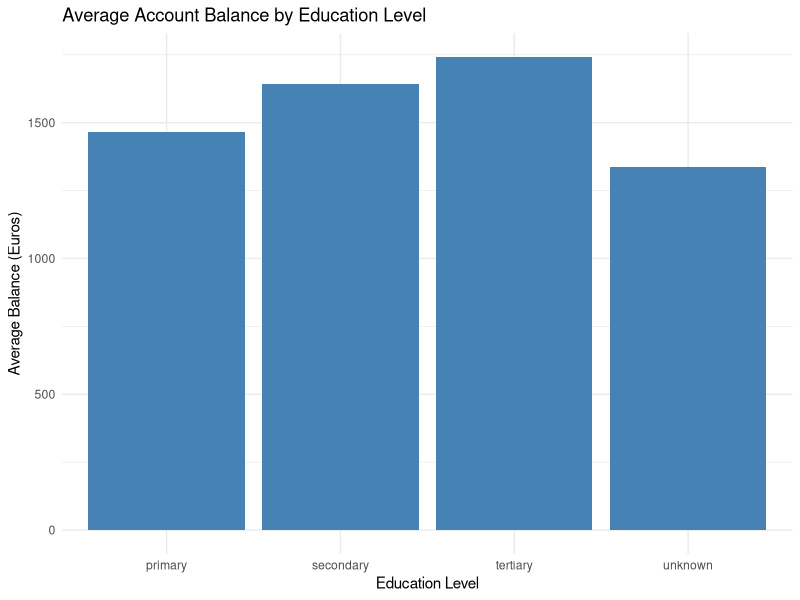
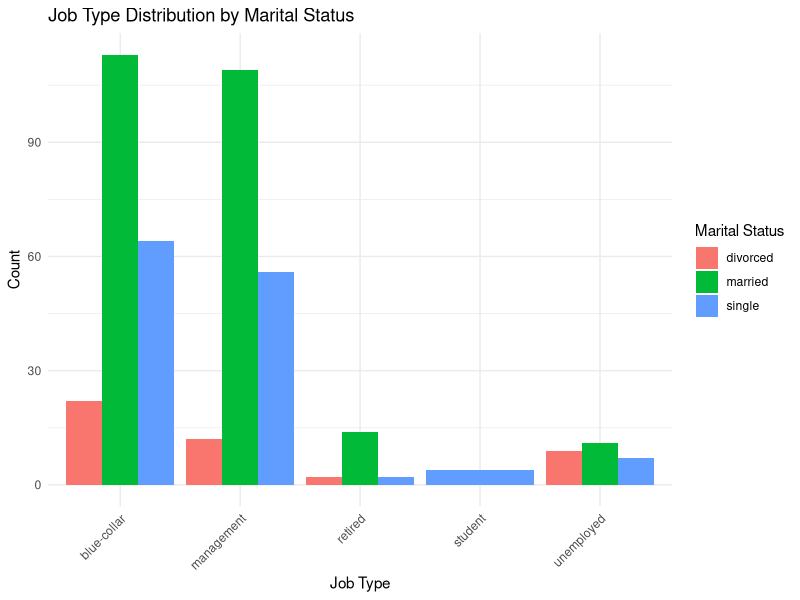
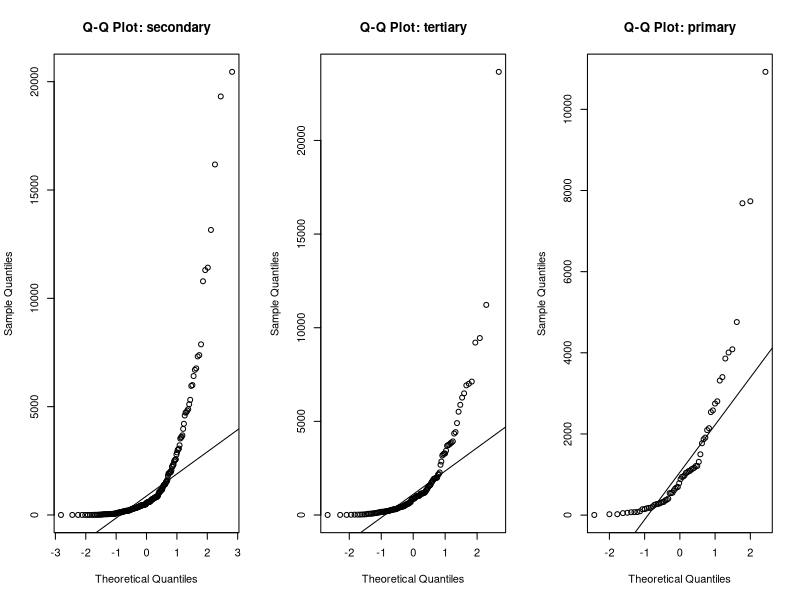
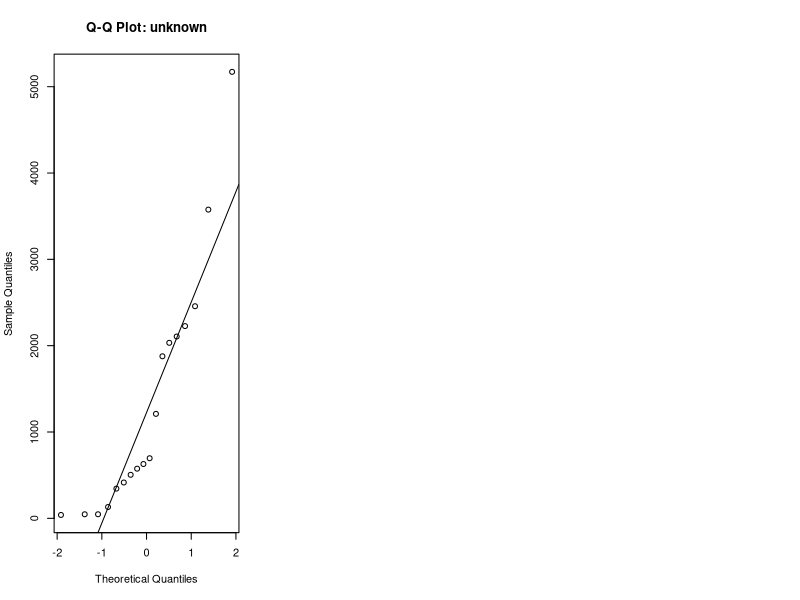
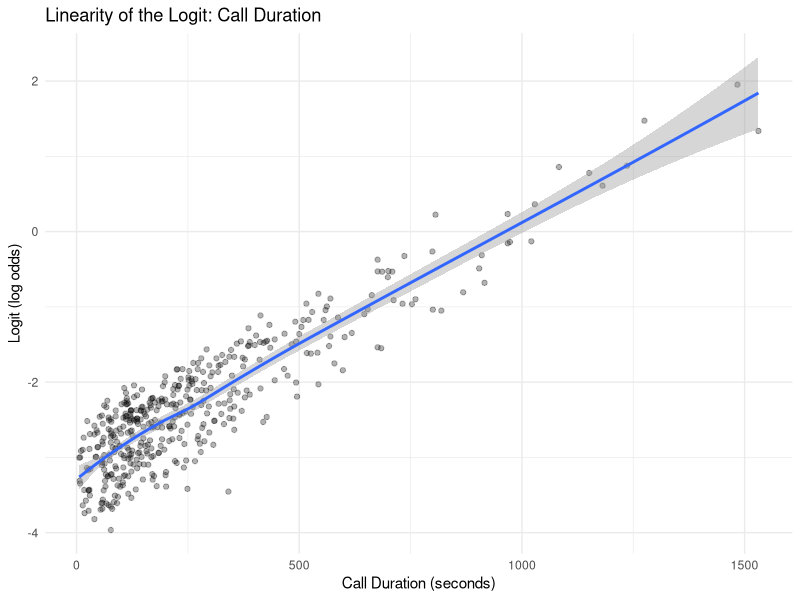
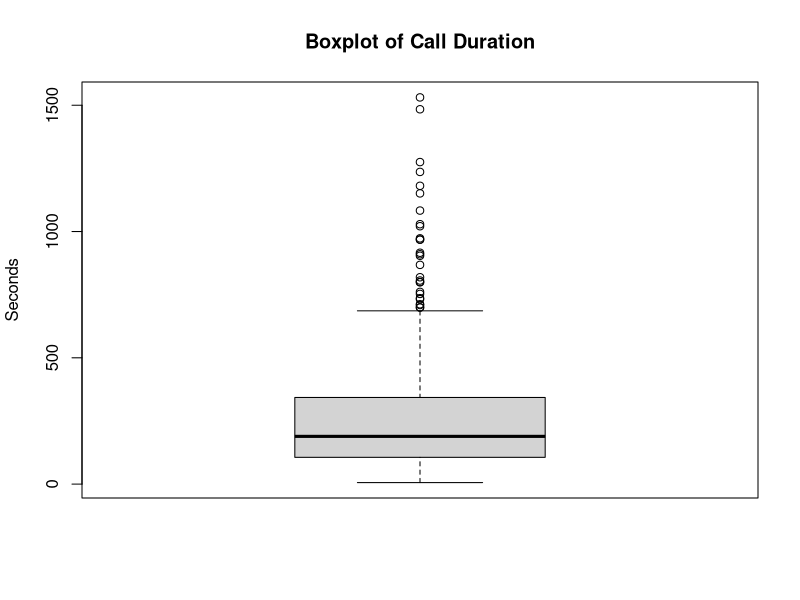

Reproduce these figures in R, in order.
## ---- chunk 1
knitr::opts_chunk$set(echo = TRUE)

# Load test.csv from the same folder as the Rmd file
test <- read.csv("test.csv", header = TRUE)

## ---- chunk 2
# Bar Chart: Mean Account Balance by Education Level
library(ggplot2)
library(dplyr)

# Calculate mean balance per education level
edu_balance <- test %>%
  group_by(education) %>%
  summarise(mean_balance = mean(balance))

# Plot
ggplot(edu_balance, aes(x = education, y = mean_balance)) +
  geom_col(fill = "steelblue") +
  labs(
    title = "Average Account Balance by Education Level",
    x = "Education Level",
    y = "Average Balance (Euros)"
  ) +
  theme_minimal()

# Bar Plot: Job Type by Marital Status
library(ggplot2)

ggplot(test, aes(x = job, fill = marital)) +
  geom_bar(position = "dodge") +
  labs(
    title = "Job Type Distribution by Marital Status",
    x = "Job Type",
    y = "Count",
    fill = "Marital Status"
  ) +
  theme_minimal() +
  theme(axis.text.x = element_text(angle = 45, hjust = 1))

# Summary statistics
summary_table <- test %>%
  group_by(education) %>%
  summarise(
    Count = n(),
    Mean_Balance = round(mean(balance), 2),
    SD_Balance = round(sd(balance), 2)
  ) %>%
  arrange(desc(Mean_Balance))

# Print it using base R
print(summary_table)

job_summary <- test %>%
  group_by(job, marital) %>%
  summarise(Count = n(), .groups = "drop") %>%
  arrange(desc(Count))

print(job_summary)

## ---- chunk 3
# Load required libraries
library(ggplot2)
library(dplyr)
library(car)

# Set significance level
alpha <- 0.05

# Summary statistics
test %>%
  group_by(education) %>%
  summarise(
    count = n(),
    median_balance = median(balance),
    IQR_balance = IQR(balance)
  )

# Q-Q plots for each education group
par(mfrow = c(1, 3))  # Layout 3 per row
edu_levels <- unique(test$education)
for (lvl in edu_levels) {
  qqnorm(test$balance[test$education == lvl], main = paste("Q-Q Plot:", lvl))
  qqline(test$balance[test$education == lvl])
}
par(mfrow = c(1, 1))  # Reset layout

leveneTest(balance ~ education, data = test)

# Kruskal-Wallis Test
kruskal.test(balance ~ education, data = test)

## ---- chunk 4
library(dplyr)

table_marital_job <- table(test$marital, test$job)
table_marital_job

# Check expected cell counts
chisq_test <- chisq.test(table_marital_job)
chisq_test$expected

# Chi-square test of independence
chisq_test

## ---- chunk 5
# Ensure y is a binary factor
test$y <- factor(test$y, levels = c("no", "yes"))

# Fit logistic regression model with duration only
model_duration <- glm(y ~ duration, data = test, family = binomial)

# Fit a second logistic regression model with duration and age
model_duration_age <- glm(y ~ duration + age, data = test, family = binomial)

# View model summaries
summary(model_duration)
summary(model_duration_age)

# Exponentiate the coefficients to get odds ratios
exp(coef(model_duration))
exp(coef(model_duration_age))

# Get confidence intervals for odds ratios
exp(confint(model_duration))
exp(confint(model_duration_age))

# Compare AIC values
AIC(model_duration, model_duration_age)

# Create logit (log odds) for Model 2 (duration + age)
test$logit <- log(predict(model_duration_age, type = "response") / (1 - predict(model_duration_age, type = "response")))

# Smoothed plot: logit vs. duration
library(ggplot2)
ggplot(test, aes(x = duration, y = logit)) +
  geom_point(alpha = 0.3) +
  geom_smooth(method = "loess") +
  labs(title = "Linearity of the Logit: Call Duration",
       x = "Call Duration (seconds)",
       y = "Logit (log odds)") +
  theme_minimal()

# Boxplot of call duration
boxplot(test$duration, main = "Boxplot of Call Duration", ylab = "Seconds")

